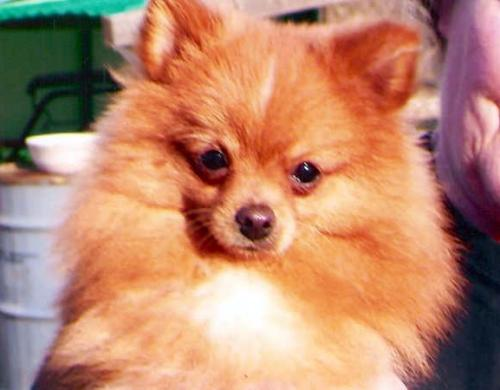
#> input picture PetImages/Dog/10093.jpg, 500 x 390 px
$ jupyter execute model.ipynb
#> lines starting #> are read from the running program, lines starting #| are printed output that depends on the picture
[cell 1]
import numpy as np # array opratioin
import matplotlib.pyplot as plt # show img
import os  # fro joining path and iterate thorugh directory
import cv2 as cv # to do image operation
import random
from tqdm import tqdm

[cell 2]
DATADIR = "PetImages"

Categories  = ["Dog","Cat"]

for c in Categories:
    path = os.path.join(DATADIR,c)
    for img in os.listdir(path):
        img_array = cv.imread(os.path.join(path,img),cv.IMREAD_GRAYSCALE)
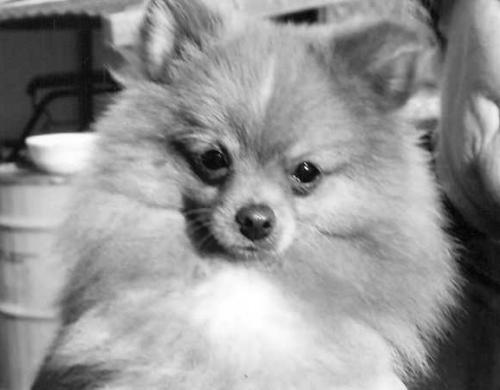
#> img_array: shape (390, 500); min 0, max 255, mean 147.7
        plt.imshow(img_array,cmap="gray")
        plt.show
        break
    break

[cell 3]
print(img_array) # img vector matrix
#> (printed output is left out)
print(img_array.shape)
#| (390, 500)

[cell 4]
IMG_S = 70
new_array = cv.resize(img_array,(IMG_S,IMG_S))
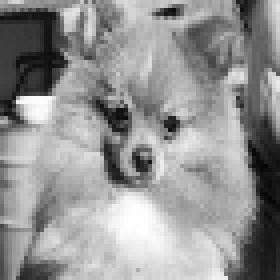
#> new_array: shape (70, 70) (shown 4 times larger); min 5, max 255, mean 147.6
plt.imshow(new_array,cmap="gray")
plt.show()

# COLLECTING TRAINING DATA

[cell 5]
training_data = []
def creat_training_data():
    for c in Categories:
        path = os.path.join(DATADIR,c)
        class_num = Categories.index(c) # get the classification  (0 or a 1). 0=dog 1=cat

        for img in tqdm(os.listdir(path)):   # iterate over each image per dogs and cats
            try:
                img_array = cv.imread(os.path.join(path,img),cv.IMREAD_GRAYSCALE)
                new_array = cv.resize(img_array,(IMG_S,IMG_S))
                training_data.append([new_array,class_num])
            except Exception as e:
                pass
#> pass 2 of the loop in creat_training_data, `for c in Categories:`:
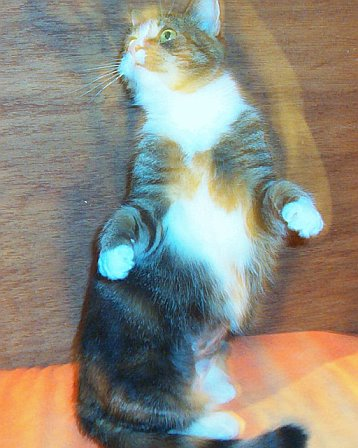
#> input picture PetImages/Cat/10011.jpg, 358 x 448 px
#> in creat_training_data, `img_array = cv.imread(os.path.join(path,img),cv.IMREAD_GRAYSCALE)`:
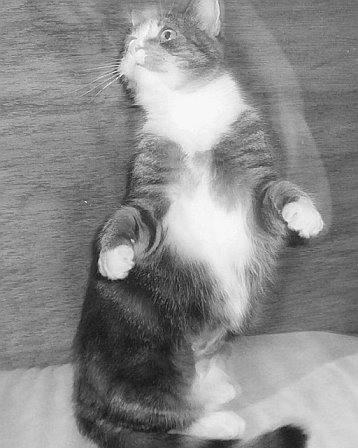
#> img_array: shape (448, 358); min 18, max 255, mean 139.5
#> in creat_training_data, `new_array = cv.resize(img_array,(IMG_S,IMG_S))`:
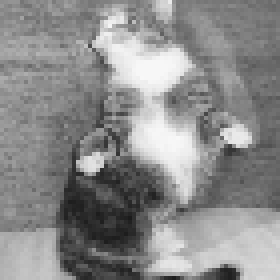
#> new_array: shape (70, 70) (shown 4 times larger); min 27, max 248, mean 139.5

creat_training_data()

[cell 6]
print(len(training_data))
#| 2
random.shuffle(training_data)

we've got the classes nicely mixed in! Time to make our model!

[cell 7]
X=[]
Y=[]

for features,label in training_data:
    X.append(features)
    Y.append(label)
#> this loop made 2 passes
#> label on passes 1 to 2: 0, 1
#> after the loop, X = 2 items; Y = [0, 1]

# print(X[0].reshape(-1,IMG_S,IMG_S,1))

X = np.array(X).reshape(-1,IMG_S,IMG_S,1)
